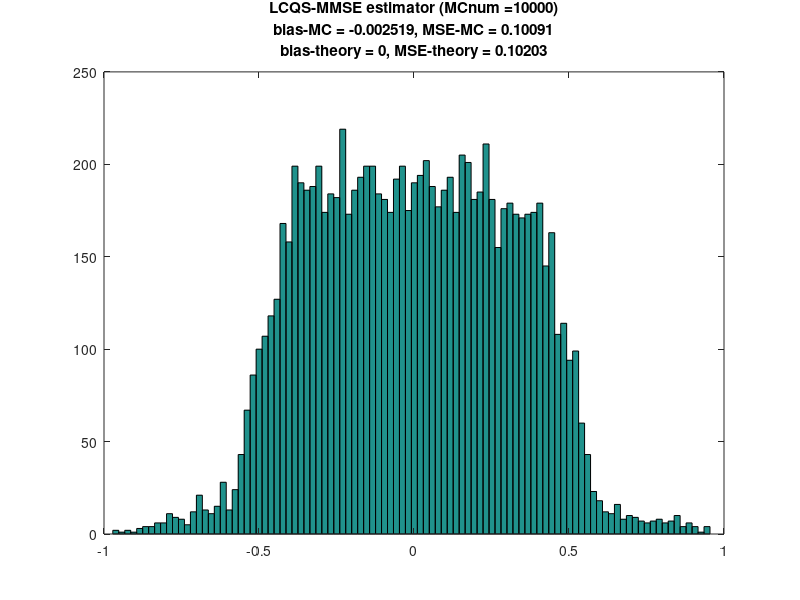
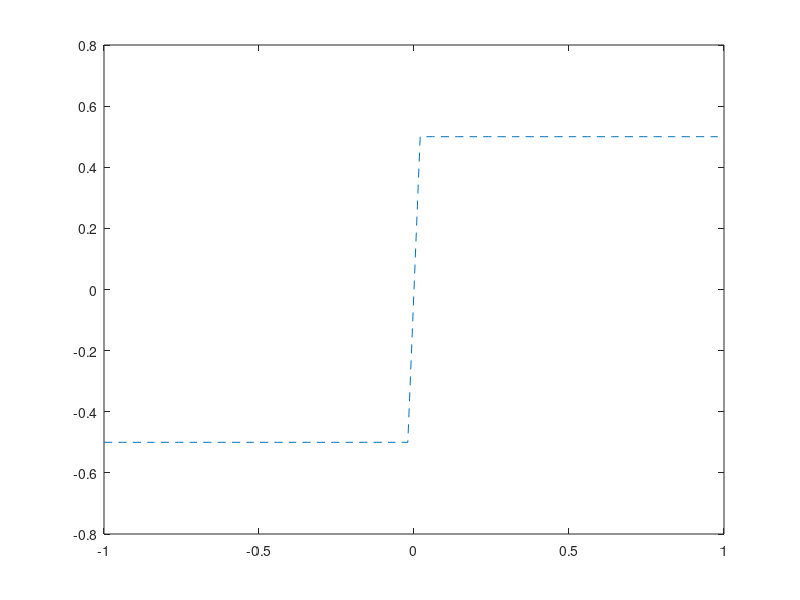

Source code (MATLAB) for these figures, in order: (Note: this script raises an error after producing the figures.)
MCnum = 10e3; 

xvec = rand(2,MCnum) - 0.5; %Elements of xvec unif. in [-0.5, 0.5]

%Generate binary valued r.v. taking values -1 and 1 with equal probability
dum = rand(1,MCnum); bin_rv = dum<0.5 + 0; %r.v. taking values {0,1}
bin_rv = 2*bin_rv - 1; %r.v. taking values {-1,1}
xvec = xvec + [0.5 0.5]'*bin_rv; %random vector uniform dist. in 1st and 3rd quadrant

%Show realizations of the random vectors 
figure(1),
plot(xvec(1,:),xvec(2,:),'.','markersize',10);
title([num2str(MCnum) ' realizations of random vectors' ]);

%%
x_component = xvec(1,:); y_component = xvec(2,:);
%min.MSE estimator
y_est_minMSE = 0.5*sign(x_component);
error  = y_component - y_est_minMSE; 
bias_minMSE = mean(error); MSE_minMSE = mean(error.^2);
bias_minMSE_th = 0; MSE_minMSE_th =1/12; 
hist(error,100); title(['min.MSE estimator (MCnum =', num2str(MCnum) ')' char(10) ...
                        'bias-MC = ' num2str(bias_minMSE) ', MSE-MC = ' num2str(MSE_minMSE) char(10) ...
                        'bias-theory = ' num2str(bias_minMSE_th) ', MSE-theory = ' num2str(MSE_minMSE_th)]);
disp(['min.MMSE estimator: 0.5*sgn(x)']);                    
%%                     
%Linear MMSE estimator 
% y = w1*x 
Rx = 1/3; ryx = 1/4; wvec = inv(Rx)*ryx; 
y_est_LMMSE = wvec*x_component;
error  = y_component - y_est_LMMSE; 
bias_LMMSE = mean(error); MSE_LMMSE = mean(error.^2);
bias_LMMSE_th = 0; MSE_LMMSE_th = 1/3 - wvec'*ryx; 
hist(error,100); title(['LMMSE estimator (MCnum =', num2str(MCnum) ')' char(10) ...
                        'bias-MC = ' num2str(bias_LMMSE) ', MSE-MC = ' num2str(MSE_LMMSE) char(10) ...
                        'bias-theory = ' num2str(bias_LMMSE_th) ', MSE-theory = ' num2str(MSE_LMMSE_th)]);
str1 = ['yhat = ' num2str(wvec) 'x '];
disp(['LMMSE estimator: ' str1]);

                  
%%                     
%Linear & Cubic - MMSE estimator 
% y = w1*x + w3*x^3
Rx = [1/3 1/5; 1/5 1/7]; ryx = 0.5*[1/2 1/4]'; wvec = inv(Rx)*ryx; 
y_est_LCMMSE = wvec'*[x_component; x_component.^3];
error  = y_component - y_est_LCMMSE; 
bias_LCMMSE = mean(error); MSE_LCMMSE = mean(error.^2);
bias_LCMMSE_th = 0; MSE_LCMMSE_th = 1/3 - wvec'*ryx; 
hist(error,100); title(['LC-MMSE estimator (MCnum =', num2str(MCnum) ')' char(10) ...
                        'bias-MC = ' num2str(bias_LCMMSE) ', MSE-MC = ' num2str(MSE_LCMMSE) char(10) ...
                        'bias-theory = ' num2str(bias_LCMMSE_th) ', MSE-theory = ' num2str(MSE_LCMMSE_th)]);

str1 = ['yhat = ' num2str(wvec(1)) 'x  ' num2str(wvec(2)) 'x^3'];
disp(['LC-MMSE estimator: ' str1]); 
%%
%Linear & Cubic & Quintic - MMSE estimator 
% y = w1*x + w3*x^3 + w5*x^5
Rx = [1/3 1/5 1/7
      1/5 1/7 1/9
      1/7 1/9 1/11]; 
ryx = 0.5*[1/2 1/4 1/6]'; 
wvec = inv(Rx)*ryx; 
y_est_LCQMMSE = wvec'*[x_component; x_component.^3 ; x_component.^5];
error  = y_component - y_est_LCQMMSE; 
bias_LCQMMSE = mean(error); MSE_LCQMMSE = mean(error.^2);
bias_LCQMMSE_th = 0; MSE_LCQMMSE_th = 1/3 - wvec'*ryx; 
hist(error,100); title(['LCQ-MMSE estimator (MCnum =', num2str(MCnum) ')' char(10) ...
                        'bias-MC = ' num2str(bias_LCQMMSE) ', MSE-MC = ' num2str(MSE_LCQMMSE) char(10) ...
                        'bias-theory = ' num2str(bias_LCQMMSE_th) ', MSE-theory = ' num2str(MSE_LCQMMSE_th)]);

str1 = ['yhat = ' num2str(wvec(1)) 'x  ' num2str(wvec(2)) 'x^3 +' num2str(wvec(3)) 'x^5'];
disp(['LCQ-MMSE estimator: ' str1]);
%%
%%
%Linear & Cubic & Quintic & Septic- MMSE estimator 
% y = w1*x + w3*x^3 + w5*x^5 + w7*x^7
Rx = [1/3 1/5 1/7 1/9
      1/5 1/7 1/9 1/11
      1/7 1/9 1/11 1/13
      1/9 1/11 1/13 1/15]; 
ryx = 0.5*[1/2 1/4 1/6 1/8]'; 
wvec = inv(Rx)*ryx; 
y_est_LCQSMMSE = wvec'*[x_component; x_component.^3 ; x_component.^5 ; x_component.^7];
error  = y_component - y_est_LCQSMMSE; 
bias_LCQSMMSE = mean(error); MSE_LCQSMMSE = mean(error.^2);
bias_LCQSMMSE_th = 0; MSE_LCQSMMSE_th = 1/3 - wvec'*ryx; 
hist(error,100); title(['LCQS-MMSE estimator (MCnum =', num2str(MCnum) ')' char(10) ...
                        'bias-MC = ' num2str(bias_LCQSMMSE) ', MSE-MC = ' num2str(MSE_LCQSMMSE) char(10) ...
                        'bias-theory = ' num2str(bias_LCQSMMSE_th) ', MSE-theory = ' num2str(MSE_LCQSMMSE_th)]);

str1 = ['yhat = ' num2str(wvec(1)) 'x  ' num2str(wvec(2)) 'x^3 +' num2str(wvec(3)) 'x^5 ' num2str(wvec(4)) 'x^7'];
disp(['LCQS-MMSE estimator: ' str1]); 

%%
figure(2), 
dumx = linspace(-1,1,101);
plot(dumx, 0.5*sign(dumx),'--'); hold all;

ord_highest = 13; %Highest polynomial degree of parametric estimator
for this_order = 1:2:ord_highest,
    matdim = (this_order - 1)/2 + 1; 
    first_row = (1:2:this_order) + 2;
    dum_mat = ones(matdim,1)*first_row + (0:matdim-1)'*2*ones(1,matdim);
    Rx = 1./dum_mat; 
    ryx = 0.25./(1:matdim)';
    wopt = inv(Rx)*ryx;
    min_error_poly_est(matdim) = 1/3 - wopt'*ryx;
    
    dum = [wopt'; zeros(1,matdim)]; dum = [0; dum(:)]; 
    polycoef_vec = flipud(dum);
    str1 = poly2str(polycoef_vec,'x');
    disp(['Estimator #' num2str(matdim) ': ' str1]);
    
    figure(2), plot(dumx, polyval(polycoef_vec,dumx));
end;
figure(2), 
dum =  [{'minMSE'} legendstr('Estimator Order:',1:2:ord_highest)];
title('Estimators');
legend(dum,'location','SouthEast'); grid on;
hold off;
%%
figure(3),
plot(1:2:ord_highest,min_error_poly_est,'o-'); hold on;
minMSE = 1/12; plot(1:2:ord_highest,minMSE*ones(size(min_error_poly_est)),'--'); 
hold off;
dum =  {'Polynomial Estimators','minMSE estimator',};
legend(dum,'location','NorthEast'); grid on;
xlabel('Polynomial order'); ylabel('Estimator MSE')
set(gca,'xtick',1:2:ord_highest);